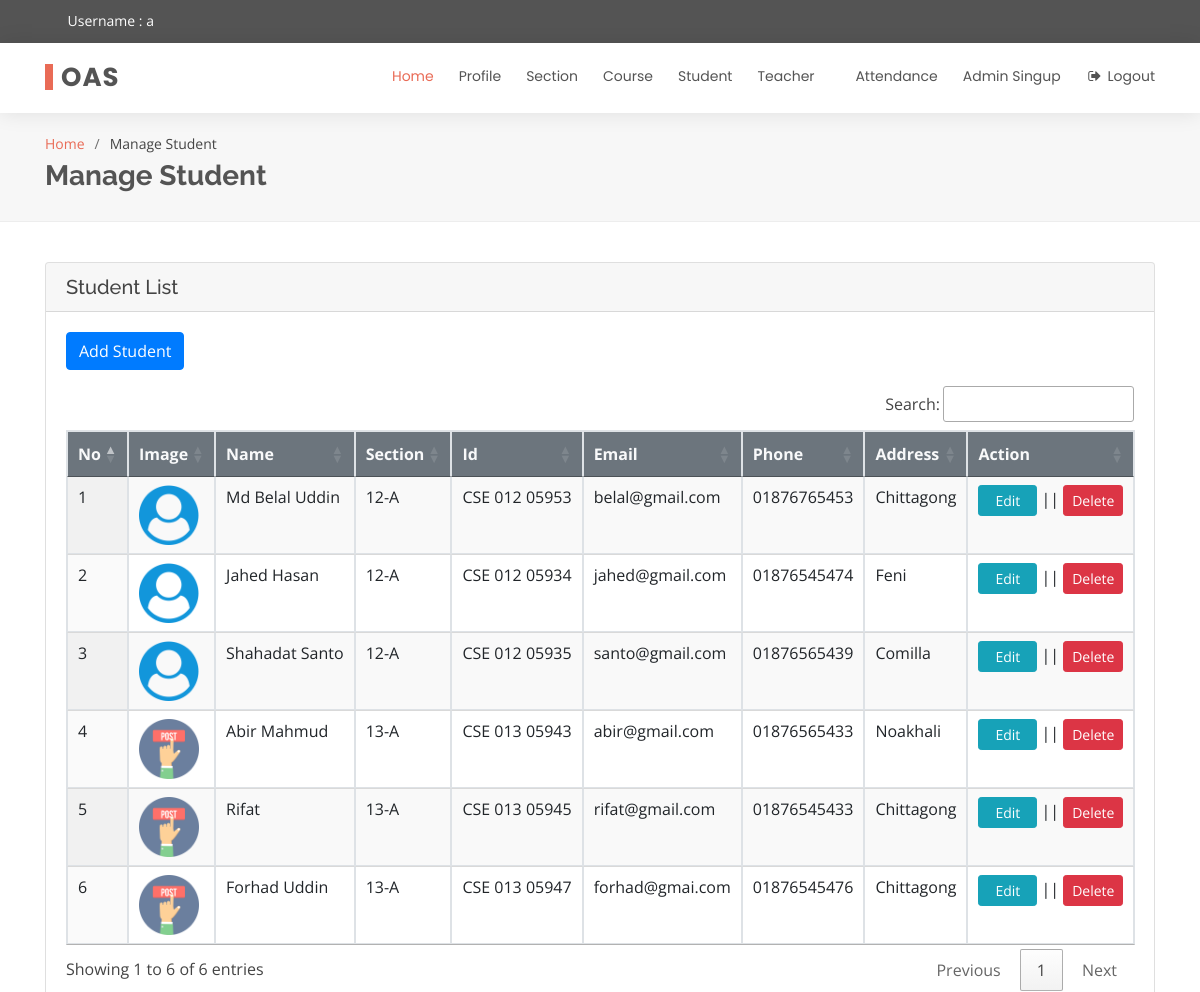
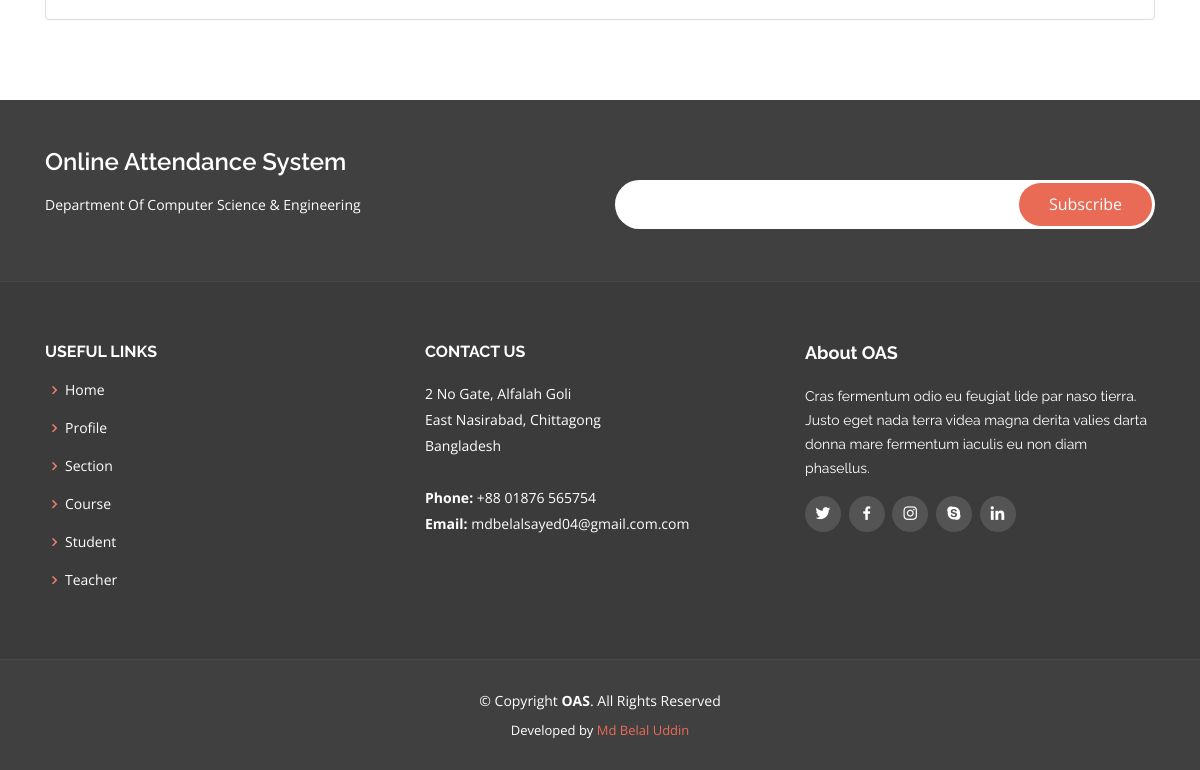
Page /student_list.php (signed in) on the committed database (2 pictures, top to bottom).
### tables this page shows
CREATE TABLE IF NOT EXISTS `tb_student` (
  `s_id` bigint(10) NOT NULL AUTO_INCREMENT,
  `name` varchar(255) DEFAULT NULL,
  `email` varchar(255) DEFAULT NULL,
  `phone` varchar(255) DEFAULT NULL,
  `address` varchar(255) DEFAULT NULL,
  `section` varchar(255) DEFAULT NULL,
  `student_id` varchar(255) DEFAULT NULL,
  `image` varchar(255) DEFAULT NULL,
  `user_name` varchar(255) DEFAULT NULL,
  `entry_time` datetime DEFAULT NULL,
  PRIMARY KEY (`s_id`)
);

### include/Database.php (called while the page is built, shortened)
<?php
Class Database{
 public $host   = DB_HOST;
 public $user   = DB_USER;
 public $pass   = DB_PASS;
 public $dbname = DB_NAME;
 public $link;
private function connectDB(){
 $this->link = new mysqli($this->host, $this->user, $this->pass,
  $this->dbname);
 }
public function select($query){
  $result = $this->link->query($query) or
   die($this->link->error.__LINE__);
  if($result->num_rows > 0){
    return $result;
  } else {
    return false;
  }
 }
}

### student_list.php (the view, shortened to what this page needs)
<?php
  include "include/Database.php";
 ?>
 <?php
   $db   = new Database();
   $sql  = "SELECT * FROM tb_student";
   $read = $db->select($sql);
  ?>
<!DOCTYPE html>
<html lang="en">
<head>
  <link rel="stylesheet" href="font-awesome-4.7.0/css/font-awesome.min.css">
<link rel="stylesheet" href="https://stackpath.bootstrapcdn.com/bootstrap/4.5.2/css/bootstrap.min.css">
<link rel="stylesheet" href="https://cdn.datatables.net/1.10.22/css/jquery.dataTables.min.css">
<link rel="stylesheet" href="https://cdn.datatables.net/buttons/1.6.4/css/buttons.dataTables.min.css">
<link rel="stylesheet" href="https://cdn.datatables.net/responsive/2.2.3/css/responsive.dataTables.min.css">
  <link href="assets/vendor/bootstrap/css/bootstrap.min.css" rel="stylesheet">
  <link href="assets/vendor/icofont/icofont.min.css" rel="stylesheet">
  <link href="assets/vendor/boxicons/css/boxicons.min.css" rel="stylesheet">
  <link href="assets/vendor/animate.css/animate.min.css" rel="stylesheet">
  <link href="assets/vendor/owl.carousel/assets/owl.carousel.min.css" rel="stylesheet">
  <link href="assets/vendor/venobox/venobox.css" rel="stylesheet">
  <link href="assets/css/style.css" rel="stylesheet">
</head>
<body>
  <section id="topbar" class="d-none d-lg-block">
    <div class="container d-flex">
      <div class="contact-info mr-auto">
        <i class="icofont-user"></i> Username : <?php echo $_SESSION['user_name']; ?>
      </div>
      <div class="social-links">
        <a href="#" class="twitter"><i class="icofont-twitter"></i></a>
        <a href="#" class="facebook"><i class="icofont-facebook"></i></a>
        <a href="#" class="instagram"><i class="icofont-instagram"></i></a>
        <a href="#" class="skype"><i class="icofont-skype"></i></a>
        <a href="#" class="linkedin"><i class="icofont-linkedin"></i></i></a>
      </div>
    </div>
  </section>
  <header id="header">
    <div class="container d-flex">
      <div class="logo mr-auto">
        <h1 class="text-light"><a href="admin_home.php"><span>OAS</span></a></h1>
      </div>
      <nav class="nav-menu d-none d-lg-block">
        <ul>
          <li class="active"><a href="admin_home.php">Home</a></li>
          <li><a href="admin_profile.php">Profile</a></li>
          <li><a href="section_list.php">Section</a></li>
          <li><a href="course_list.php">Course</a></li>
          <li><a href="student_list.php">Student</a></li>
          <li class="drop-down"><a href="#">Teacher</a>
          </li>
          <li><a href="attendance_date_list_admin.php">Attendance</a></li>
          <li><a href="admin_signup.php">Admin Singup</a></li>
          <li><a href="logout_admin.php" onclick="return confirm('Are You sure you want to logout?');"><i class="fa fa-sign-out fa-fw" aria-hidden="true"></i> Logout</a></li>
        </ul>
      </nav>
    </div>
  </header>
  <section id="breadcrumbs" class="breadcrumbs">
      <div class="container">
        <ol>
          <li><a href="index.html">Home</a></li>
          <li>Manage Student</li>
        </ol>
        <h2>Manage Student</h2>
      </div>
    </section>
    <section id="admin_profile" class="m-auto">
      <div class="container">
        <div class="row">
          <div class="col">
            <div class="card m-auto">
              <h5 class="card-header">Student List</h5>
              <div class="card-body">
                <a class="btn btn-primary mb-3" href="add_student.php" role="button">Add Student</a>
                <table id="user_list_table" class="table table-bordered display nowrap" style="width:100%">
                    <thead class="bg-secondary text-light">
                        <tr>
                            <th>No</th>
                            <th>Image</th>
                            <th>Name</th>
                            <th>Section</th>
                            <th>Id</th>
                            <th>Email</th>
                            <th>Phone</th>
                            <th>Address</th>
                            <th>Action</th>
                        </tr>
                    </thead>
                    <tbody>
                      <?php if($read){ $i = 0; ?>
                      <?php while($result = $read->fetch_assoc()){ $i = $i + 1; ?>
                      <tr>
                        <td><?php echo $i; ?></td>
                        <td><img src="<?php echo $result['image']; ?>" height="60"></td>
                        <td><?php echo $result['name']; ?></td>
                        <td><?php echo $result['section']; ?></td>
                        <td><?php echo $result['student_id']; ?></td>
                        <td><?php echo $result['email']; ?></td>
                        <td><?php echo $result['phone']; ?></td>
                        <td><?php echo $result['address']; ?></td>
                        <td><a href="edit_student.php?s_id=<?php echo $result['s_id']; ?>" class="btn btn-info btn-sm px-3">Edit</a> || <a href="delete_data.php?s_id=<?php echo $result['s_id']; ?>" onclick="return confirm('Are you sure you want to delete this item?')" class="btn btn-danger btn-sm">Delete</a></td>
                      </tr>
                      <?php } ?>
                      <?php }else{ ?>
                      <?php $msg = '<div class="alert alert-warning alert-dismissable w-75 m-auto" id="flash-msg">No Data Found!</div><br />';
                        echo $msg; ?>
                      <?php } ?>
                    </tbody>
                  </table>
              </div>
            </div>
          </div>
        </div>
      </div>
    </section>
    <footer id="footer">
      <div class="footer-newsletter">
        <div class="container">
          <div class="row">
            <div class="col-lg-6">
              <h4>Online Attendance System</h4>
              <p>Department Of Computer Science & Engineering</p>
            </div>
            <div class="col-lg-6">
              <form action="" method="post">
                <input type="email" name="email"><input type="submit" value="Subscribe">
              </form>
            </div>
          </div>
        </div>
      </div>
      <div class="footer-top">
        <div class="container">
          <div class="row">
            <div class="col-lg-4 col-md-6 footer-links">
              <h4>Useful Links</h4>
              <ul>
                <li><i class="bx bx-chevron-right"></i> <a href="admin_home.php">Home</a></li>
                <li><i class="bx bx-chevron-right"></i> <a href="admin_profile.php">Profile</a></li>
                <li><i class="bx bx-chevron-right"></i> <a href="section_list.php">Section</a></li>
                <li><i class="bx bx-chevron-right"></i> <a href="course_list.php">Course</a></li>
                <li><i class="bx bx-chevron-right"></i> <a href="student_list.php">Student</a></li>
                <li><i class="bx bx-chevron-right"></i> <a href="teacher_list.php">Teacher</a></li>
              </ul>
            </div>
            <div class="col-lg-4 col-md-6 footer-contact">
              <h4>Contact Us</h4>
              <p>
                2 No Gate, Alfalah Goli <br>
                East Nasirabad, Chittagong<br>
                Bangladesh <br><br>
                <strong>Phone:</strong> +88 01876 565754<br>
                <strong>Email:</strong> mdbelalsayed04@gmail.com.com<br>
              </p>
            </div>
            <div class="col-lg-4 col-md-6 footer-info">
              <h3>About OAS</h3>
              <p>Cras fermentum odio eu feugiat lide par naso tierra. Justo eget nada terra videa magna derita valies darta donna mare fermentum iaculis eu non diam phasellus.</p>
              <div class="social-links mt-3">
                <a href="#" class="twitter"><i class="bx bxl-twitter"></i></a>
                <a href="#" class="facebook"><i class="bx bxl-facebook"></i></a>
                <a href="#" class="instagram"><i class="bx bxl-instagram"></i></a>
                <a href="#" class="google-plus"><i class="bx bxl-skype"></i></a>
                <a href="#" class="linkedin"><i class="bx bxl-linkedin"></i></a>
              </div>
            </div>
          </div>
        </div>
      </div>
      <div class="container">
        <div class="copyright">
          &copy; Copyright <strong><span>OAS</span></strong>. All Rights Reserved
        </div>
        <div class="credits">
          Developed by <a href="#">Md Belal Uddin</a>
        </div>
      </div>
    </footer>
</body>
</html>

### rows in the picture
tb_student: image (picture), name "Md Belal Uddin", section "12-A", student "CSE 012 05953", email "belal@gmail.com", phone "01876765453", address "Chittagong"
tb_student: image (picture), name "Jahed Hasan", section "12-A", student "CSE 012 05934", email "jahed@gmail.com", phone "01876545474", address "Feni"
tb_student: image (picture), name "Shahadat Santo", section "12-A", student "CSE 012 05935", email "santo@gmail.com", phone "01876565439", address "Comilla"
tb_student: image (picture), name "Abir Mahmud", section "13-A", student "CSE 013 05943", email "abir@gmail.com", phone "01876565433", address "Noakhali"
tb_student: image (picture), name "Rifat", section "13-A", student "CSE 013 05945", email "rifat@gmail.com", phone "01876545433", address "Chittagong"
tb_student: image (picture), name "Forhad Uddin", section "13-A", student "CSE 013 05947", email "forhad@gmai.com", phone "01876545476", address "Chittagong"

### other values in the picture
$_SESSION['user_name'] "a"
